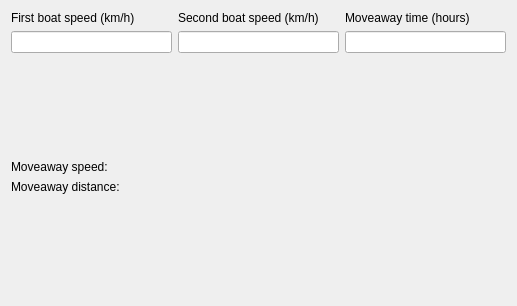
<?xml version="1.0" encoding="UTF-8"?>
<ui version="4.0">
 <class>Boat_Calc_ui</class>
 <widget class="QWidget" name="Boat_Calc_ui">
  <property name="geometry">
   <rect>
    <x>0</x>
    <y>0</y>
    <width>517</width>
    <height>306</height>
   </rect>
  </property>
  <property name="windowTitle">
   <string>Form</string>
  </property>
  <property name="windowIcon">
   <iconset theme="QIcon::ThemeIcon::DocumentProperties"/>
  </property>
  <layout class="QVBoxLayout" name="verticalLayout_4">
   <item>
    <layout class="QHBoxLayout" name="horizontalLayout">
     <item>
      <layout class="QVBoxLayout" name="verticalLayout">
       <item>
        <widget class="QLabel" name="label">
         <property name="text">
          <string>First boat speed (km/h)</string>
         </property>
        </widget>
       </item>
       <item>
        <widget class="QLineEdit" name="edit_first_bs"/>
       </item>
      </layout>
     </item>
     <item>
      <layout class="QVBoxLayout" name="verticalLayout_2">
       <item>
        <widget class="QLabel" name="label_2">
         <property name="text">
          <string>Second boat speed (km/h)</string>
         </property>
        </widget>
       </item>
       <item>
        <widget class="QLineEdit" name="edit_second_bs"/>
       </item>
      </layout>
     </item>
     <item>
      <layout class="QVBoxLayout" name="verticalLayout_3">
       <item>
        <widget class="QLabel" name="label_3">
         <property name="text">
          <string>Moveaway time (hours)</string>
         </property>
        </widget>
       </item>
       <item>
        <widget class="QLineEdit" name="edit_time"/>
       </item>
      </layout>
     </item>
    </layout>
   </item>
   <item>
    <spacer name="verticalSpacer_2">
     <property name="orientation">
      <enum>Qt::Orientation::Vertical</enum>
     </property>
     <property name="sizeHint" stdset="0">
      <size>
       <width>20</width>
       <height>40</height>
      </size>
     </property>
    </spacer>
   </item>
   <item>
    <widget class="QLabel" name="label_moveaway_speed">
     <property name="text">
      <string>Moveaway speed:</string>
     </property>
    </widget>
   </item>
   <item>
    <widget class="QLabel" name="label_moveaway_distance">
     <property name="text">
      <string>Moveaway distance:</string>
     </property>
    </widget>
   </item>
   <item>
    <spacer name="verticalSpacer">
     <property name="orientation">
      <enum>Qt::Orientation::Vertical</enum>
     </property>
     <property name="sizeHint" stdset="0">
      <size>
       <width>20</width>
       <height>40</height>
      </size>
     </property>
    </spacer>
   </item>
  </layout>
 </widget>
 <resources/>
 <connections/>
</ui>
